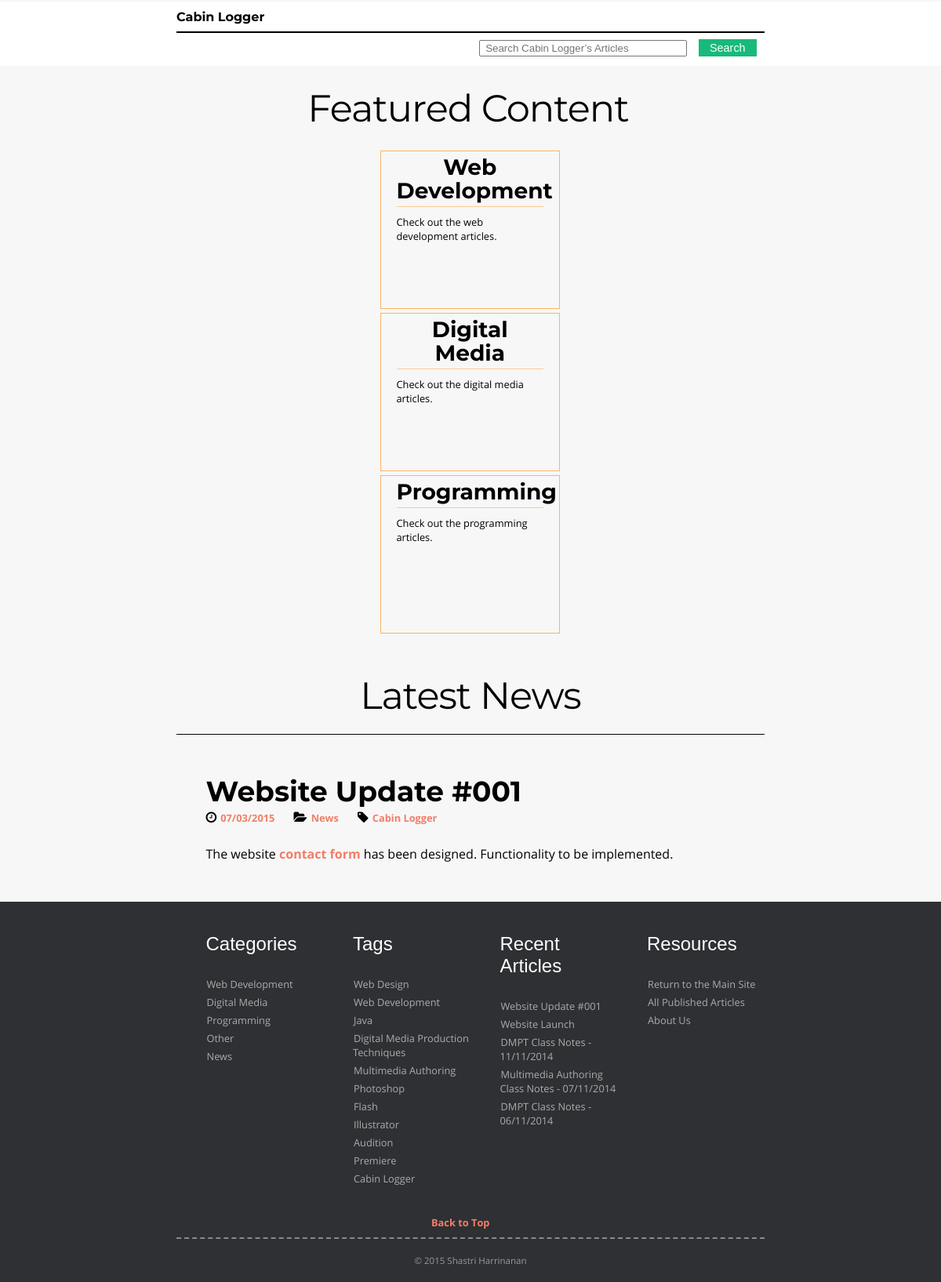
The page / on the database its author committed.
### tables this page shows
CREATE TABLE article_category_tbl (
	articleCategoryID SMALLINT(3) NOT NULL UNIQUE AUTO_INCREMENT PRIMARY KEY,
    articleID TINYINT(3),
    categoryID TINYINT(2),
	FOREIGN KEY (articleID) REFERENCES article_tbl(articleID),
	FOREIGN KEY (categoryID) REFERENCES category_tbl(categoryID)
);

CREATE TABLE article_tbl (
	articleID TINYINT(3) NOT NULL UNIQUE  AUTO_INCREMENT PRIMARY KEY,
	articleTitle VARCHAR(255) NOT NULL,
    articleContent MEDIUMTEXT NOT NULL,
    dateAdded DATE NOT NULL
);

CREATE TABLE category_tbl (
	categoryID TINYINT(2) NOT NULL UNIQUE AUTO_INCREMENT PRIMARY KEY,
	categoryName VARCHAR(255) NOT NULL,
    categoryDescription VARCHAR(255) NOT NULL
);

CREATE TABLE tag_tbl (
	tagID TINYINT(2) NOT NULL UNIQUE AUTO_INCREMENT PRIMARY KEY,
	tagName VARCHAR(255) NOT NULL,
    tagDescription VARCHAR(255) NOT NULL
);

### includes/common.php (called while the page is built, shortened)
<?php
	$aCName = "Cabin Logger";
	$fCName = "Cabin Logger";

### index.php (the view, shortened to what this page needs)
<?php
    require_once("includes/common.php");
?>
<!doctype html>
<html>
<head>
    <?php require_once("includes/head.php"); ?>
</head>
<body>
    <?php require_once("includes/header.php"); ?>
    <main>
    	<section id="boxMenu">
	        <h1>Featured Content</h1>
            <div id="webDevAd"><h3>Web Development</h3><p>Check out the web development articles.</p></div>
            <div id="digitalMediaAd"><h3>Digital Media</h3><p>Check out the digital media articles.</p></div>
            <div id="programmingAd"><h3>Programming</h3><p>Check out the programming articles.</p></div>
        </section>
        <section id="latestNews">
            <h1>Latest News</h1>
            <?php
			$getAllPageArticlesQuery = "SELECT * FROM article_category_tbl WHERE categoryID = 5 ORDER BY articleID DESC LIMIT 1";
            $getAllPageArticlesResults = mysqli_query($dbc, $getAllPageArticlesQuery);
            while($getAllPageArticlesRow = mysqli_fetch_array($getAllPageArticlesResults))
            {
                $articleID = $getAllPageArticlesRow['articleID'];
                $getCurrentArticleQuery = "SELECT * FROM article_tbl where articleID = $articleID";
                $getCurrentArticleResult = mysqli_query($dbc, $getCurrentArticleQuery);
                $getCurrentArticleRow = mysqli_fetch_array($getCurrentArticleResult);
                echo '        <article>
            <h2><a href="articles.php?a=' . $getCurrentArticleRow['articleID'] . '" title="' . $getCurrentArticleRow['articleTitle'] . '">' . $getCurrentArticleRow['articleTitle'] . '</a></h2>
			<div class="articleInfo">
                ';
				$getCategoryQuery = "SELECT * FROM category_tbl WHERE categoryID = 5";
				$getCategoryResult = mysqli_query($dbc, $getCategoryQuery);
				$getCategoryRow = mysqli_fetch_array($getCategoryResult);
				$dateAdded = date("d/m/Y", strtotime($getCurrentArticleRow['dateAdded']));
				echo '<time class="postDate" datetime="' . $getCurrentArticleRow['dateAdded'] . '"><a href="articles.php?d=' . $getCurrentArticleRow['dateAdded'] . '" title="Published on ' . $dateAdded . '">' . $dateAdded . '</a></time>
                <span class="category"><a href="articles.php?c=' . $getCategoryRow['categoryID'] . '" title="' . $getCategoryRow['categoryDescription'] . '">' . $getCategoryRow['categoryName'] . '</a></span>
                <span class="tag">';
				$getAllTagsQuery = "SELECT tagID FROM article_tag_tbl WHERE articleID = $articleID";
                $getAllTagsResults = mysqli_query($dbc, $getAllTagsQuery);
				while($getAllTagsRow = mysqli_fetch_array($getAllTagsResults))
                {
                    $tagID = $getAllTagsRow['tagID'];
                    $getIndividualTagQuery = "SELECT * FROM tag_tbl WHERE tagID = $tagID";
                    $getIndividualTagResult = mysqli_query($dbc, $getIndividualTagQuery);
                    while($getIndividualTagRow = mysqli_fetch_array($getIndividualTagResult))
                    {
                        echo '<a href="articles.php?t=' . $getIndividualTagRow['tagID'] . '" title="' . $getIndividualTagRow['tagDescription'] . '">' . $getIndividualTagRow['tagName'] . '</a>';
                    }
                }
                echo '</span>
            </div>
            ' . $getCurrentArticleRow['articleContent'] . '
        </article>';
            }
        ?>
        </section>
    </main>
    <?php require_once("includes/footer.php"); ?>
</body>
</html>

### includes/head.php
<?php
echo '<link href="images/favicon.png" rel="shortcut icon" />
    <link rel="stylesheet" href="//maxcdn.bootstrapcdn.com/font-awesome/4.3.0/css/font-awesome.min.css">
    <link rel="stylesheet" href="https://fonts.googleapis.com/css?family=Montserrat">
    <link rel="stylesheet" href="https://fonts.googleapis.com/css?family=Open+Sans">
	<link rel="stylesheet" href="https://fonts.googleapis.com/css?family=Source+Sans+Pro">
    <link rel="stylesheet" href="css/style.min.css" />
	<script src="https://code.jquery.com/jquery-2.1.3.min.js"></script>
	<script src="js/script.min.js"></script>
';

### includes/header.php
<?php
echo '<header id="pageHeader">
        <a id="top"></a>
		<span>' . $fCName .'</span>
        <nav id="mainNavMenu">
            <ul>
                <li><a href="index.php" title="The Homepage">Home</a></li>
                <li><a href="webdev.php" title="The Web Development Section">Web Development</a></li>
                <li><a href="media.php" title="The Digital Media Asset Production Section">Digital Media</a></li>
                <li><a href="programming.php" title="The Software Programming Section">Programming</a></li>
                <li><a href="other.php" title="The Additional Topics">Other</a></li>
                <li><a href="news.php" title="News on this Website">Website News</a></li>
            </ul>
        </nav>
        <div id="breadcrumbs">
            <ul>
                <li class="search">
                    <form id="searchBar" method="get" action="search.php">
                    <input type="text" id="searchInput" name="s" size="30" maxlength="120" placeholder=" Search ' . $aCName . '&#8217;s Articles">
                    <input type="submit" value="Search" class="btn">
                    </form>
                </li>
            </ul>
        </div>
    </header>
';

### includes/footer.php (shortened to what this page needs)
<?php
echo '<footer id="pageFooter">
        <div id="footerMenus">
            <div class="footerBox">
                <h3>Categories</h3>
                <ul>
					';
				$getAllCategoriesQuery = "SELECT * FROM category_tbl";
                $getAllCategoriesResults = mysqli_query($dbc, $getAllCategoriesQuery);
				while($getAllCategoriesRow = mysqli_fetch_array($getAllCategoriesResults))
                {
                    echo'<li><a href="articles.php?c=' . $getAllCategoriesRow['categoryID'] . '" title="' . $getAllCategoriesRow['categoryDescription'] . '">' . $getAllCategoriesRow['categoryName'] . '</a></li>';
                }
                echo '</ul>
            </div>
			<div class="footerBox">
                <h3>Tags</h3>
                <ul>
					';
				$getAllTagsQuery = "SELECT * FROM tag_tbl";
                $getAllTagsResults = mysqli_query($dbc, $getAllTagsQuery);
				while($getAllTagsRow = mysqli_fetch_array($getAllTagsResults))
                {
                    echo'<li><a href="articles.php?t=' . $getAllTagsRow['tagID'] . '" title="' . $getAllTagsRow['tagDescription'] . '">' . $getAllTagsRow['tagName'] . '</a></li>';
                }
                echo '</ul>
            </div>
            <div class="footerBox">
                <h3>Recent Articles</h3>
                <ul>
					';
				$getRecentArticlesQuery = "SELECT articleID, articleTitle, dateAdded FROM article_tbl ORDER BY articleID DESC LIMIT 5";
                $getRecentArticlesResults = mysqli_query($dbc, $getRecentArticlesQuery);
				while($getRecentArticlesRow = mysqli_fetch_array($getRecentArticlesResults))
                {
                    echo'<li><a href="articles.php?a=' . $getRecentArticlesRow['articleID'] . '" title="Published on ' . $getRecentArticlesRow['dateAdded'] . '">' . $getRecentArticlesRow['articleTitle'] . '</a></li>';
                }
                echo '</ul>
            </div>
            <div class="footerBox">
                <h3>Resources</h3>
                <ul>
                    <li><a href="https://shastri.me" title="Return to the Main Site">Return to the Main Site</a></li>
                    <li><a href="articles.php" title="View all published articles">All Published Articles</a></li>
					<li><a href="aboutus.php" title="Learn about this website">About Us</a></li>
                </ul>
            </div>
        </div>
        <div id="toTop">
            <a href="#top">Back to Top</a>
        </div>
        <div id="copy">
            &copy; 2015 Shastri Harrinanan
        </div>
    </footer>
';

### rows shown on the page
article_category_tbl: articleID.articleTitle "Website Update #001", articleID.dateAdded "07/03/2015", categoryID.categoryName "News", articleID.articleContent "The website contact form has been designed. Functionality to be implemented."
tag_tbl: tagName "Cabin Logger"
category_tbl: categoryName "Web Development"
category_tbl: categoryName "Digital Media"
category_tbl: categoryName "Programming"
category_tbl: categoryName "Other"
category_tbl: categoryName "News"
tag_tbl: tagName "Web Design"
tag_tbl: tagName "Web Development"
tag_tbl: tagName "Java"
tag_tbl: tagName "Digital Media Production Techniques"
tag_tbl: tagName "Multimedia Authoring"
tag_tbl: tagName "Photoshop"
tag_tbl: tagName "Flash"
tag_tbl: tagName "Illustrator"
tag_tbl: tagName "Audition"
tag_tbl: tagName "Premiere"
article_tbl: articleTitle "Website Update #001"
article_tbl: articleTitle "Website Launch"
article_tbl: articleTitle "DMPT Class Notes - 11/11/2014"
article_tbl: articleTitle "Multimedia Authoring Class Notes - 07/11/2014"
article_tbl: articleTitle "DMPT Class Notes - 06/11/2014"

### other values the page prints
$fCName "Cabin Logger"
